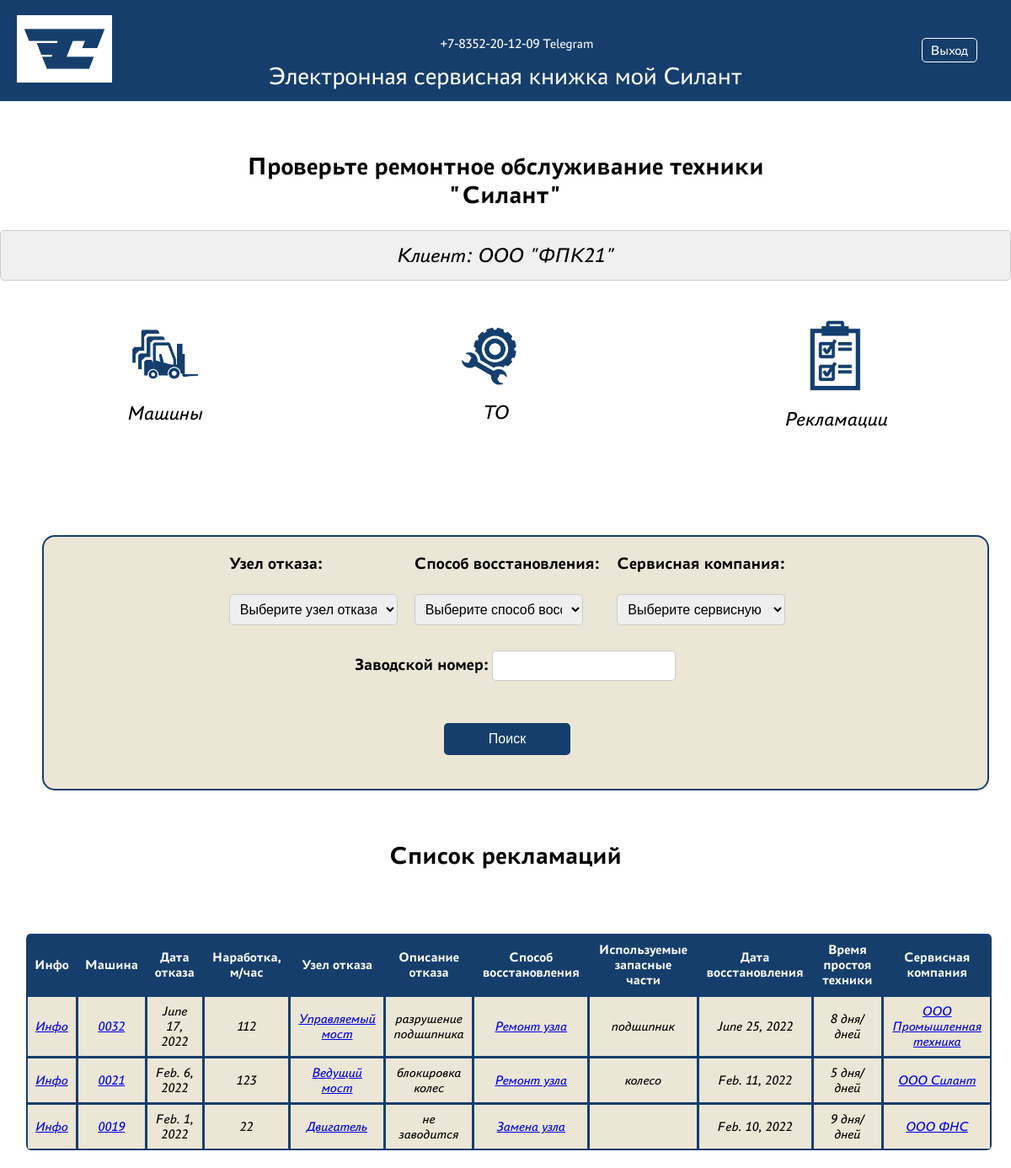
/reclamation/ (signed in), run on the app's committed database.
### Silant/silant_app/models.py (models this page shows, shortened)
class Client(models.Model):
    reference_entity = models.ForeignKey(ReferenceEntity, on_delete=models.CASCADE, verbose_name="Название справочника")
    name = models.CharField(max_length=255, verbose_name="Имя клиента")
    description = models.TextField(max_length=255, default="Клиент", verbose_name="Описание")
    user = models.OneToOneField(User, on_delete=models.CASCADE, verbose_name="Пользователь")

class Reclamation(models.Model):
    reference_entity = models.ForeignKey(ReferenceEntity, on_delete=models.CASCADE, verbose_name="Название справочника")
    failure_date = models.DateField(verbose_name="Дата отказа")
    operating_time = models.IntegerField(default=0, verbose_name="Наработка, м/час")
    failure_unit = models.ForeignKey(FailureUnit, on_delete=models.CASCADE, verbose_name="Узел отказа")
    failure_description = models.TextField(max_length=80, verbose_name="Описание отказа")
    repair_procedure = models.ForeignKey(RepairProcedure, on_delete=models.CASCADE, verbose_name="Способ восстановления")
    spare_parts = models.TextField(max_length=80, blank=True, verbose_name="Используемые запасные части")
    repair_date = models.DateField(verbose_name="Дата восстановления")
    nonuse_time = models.IntegerField(default=0, verbose_name="Время простоя техники")
    machine = models.ForeignKey(Machine, on_delete=models.CASCADE, verbose_name="Машина")
    service_department = models.ForeignKey(ServiceDepartment, on_delete=models.CASCADE, verbose_name="Сервисная компания")

class Machine(models.Model):
    reference_entity = models.ForeignKey(ReferenceEntity, on_delete=models.CASCADE, verbose_name="Название")
    model = models.ForeignKey(MachineModel, on_delete=models.CASCADE, verbose_name="Модель техники")
    serial_number = models.CharField(unique=True, max_length=255, verbose_name="Заводской № машины")
    engine_model = models.ForeignKey(EngineModel, on_delete=models.CASCADE, verbose_name="Модель двигателя")
    engine_serial_number = models.CharField(unique=True, max_length=255, verbose_name="Заводской № двигателя")
    transmission_model = models.ForeignKey(TransmissionModel, on_delete=models.CASCADE, verbose_name="Модель трансмиссии")
    transmission_serial_number = models.CharField(unique=True, max_length=255, verbose_name="Заводской № трансмиссии")
    drive_axle_model = models.ForeignKey(DriveAxleModel, on_delete=models.CASCADE, verbose_name="Модель ведущего моста")
    drive_axle_serial_number = models.CharField(max_length=255, verbose_name="Заводской № ведущего моста")
    steer_axle_model = models.ForeignKey(SteerAxleModel, on_delete=models.CASCADE, verbose_name="Модель управляемого моста")
    steer_axle_serial_number = models.CharField(max_length=255, verbose_name="Заводской № управляемого моста")
    delivery_contract = models.CharField(max_length=255, verbose_name="Договор поставки (№, дата)")
    shipment_date = models.DateField(verbose_name="Дата отгрузки с завода")
    client = models.ForeignKey(Client, on_delete=models.CASCADE, verbose_name="Клиент")
    end_user = models.CharField(max_length=255, verbose_name="Грузополучатель (конечный потребитель)")
    shipping_address = models.CharField(max_length=255, verbose_name="Адрес поставки (эксплуатации)")
    configuration = models.TextField(max_length=80, default="Стандарт", verbose_name="Комплектация (доп. опции)")
    service_department = models.ForeignKey(ServiceDepartment, on_delete=models.CASCADE, verbose_name="Сервисная компания")

class FailureUnit(models.Model):
    reference_entity = models.ForeignKey(ReferenceEntity, on_delete=models.CASCADE, verbose_name="Название справочника")
    name = models.CharField(max_length=255, verbose_name="Узел отказа")
    description = models.TextField(verbose_name="Описание")
    def __str__(self):
        return self.name

class RepairProcedure(models.Model):
    reference_entity = models.ForeignKey(ReferenceEntity, on_delete=models.CASCADE, verbose_name="Название справочника")
    name = models.CharField(max_length=255, verbose_name="Способ восстановления")
    description = models.TextField(verbose_name="Описание")
    def __str__(self):
        return self.name

class ServiceDepartment(models.Model):
    reference_entity = models.ForeignKey(ReferenceEntity, on_delete=models.CASCADE, verbose_name="Название справочника")
    name = models.CharField(max_length=255, verbose_name="Название")
    description = models.TextField(max_length=255, default="Сервисная компания", verbose_name="Описание")
    user = models.OneToOneField(User, on_delete=models.CASCADE, verbose_name="Пользователь")
    def __str__(self):
        return self.name

### Silant/silant_app/views.py (the view, shortened to what this page needs)
# urls.py: path('reclamation/', ReclamationListView.as_view(), name='reclamation-list'),
class ReclamationListView(ListView):
    model = Reclamation
    template_name = 'reclamation_list.html'
    context_object_name = 'reclamations'
    ordering = ['-failure_date']
    def get_queryset(self):
        user = self.request.user
        queryset = super().get_queryset()
        serial_number = self.request.GET.get('serial-number')
        if serial_number:
            queryset = queryset.filter(machine__serial_number__icontains=serial_number)
        if user.is_authenticated:
            if user.groups.filter(name='Manager').exists():
                return queryset
            elif user.groups.filter(name='Service').exists():
                return queryset.filter(service_department=user.servicedepartment)
            elif user.groups.filter(name='Client').exists():
                return queryset.filter(machine__client=user.client)
        return queryset.none()
    def get_context_data(self, **kwargs):
        context = super().get_context_data(**kwargs)
        user = self.request.user
        failure_units = None
        repair_procedures = None
        service_departments = None
        if user.is_authenticated:
            if user.groups.filter(name='Manager').exists():
                failure_units = FailureUnit.objects.all()
                repair_procedures = RepairProcedure.objects.all()
                service_departments = ServiceDepartment.objects.all()
            elif user.groups.filter(name='Client').exists():
                client = user.client
                client_machines = Machine.objects.filter(client=client)
                failure_units = FailureUnit.objects.filter(reclamation__machine__in=client_machines).distinct()
                repair_procedures = RepairProcedure.objects.filter(reclamation__machine__in=client_machines).distinct()
                service_departments = ServiceDepartment.objects.filter(reclamation__machine__in=client_machines).distinct()
        context['failure_units'] = failure_units
        context['repair_procedures'] = repair_procedures
        context['service_departments'] = service_departments
        if not context['reclamations']:
            context['search_message'] = "Данная рекламация не найдена"
        return context

### Silant/templates/reclamation_list.html (shortened to what this page needs)
{% extends 'flatpages/baseheader.html' %}
{% load static %}
{% block content %}
    <link rel="stylesheet" type="text/css" href="{% static 'css/styles.css' %}">
    <div class="comp">
        <h2 class="Text-comp">Проверьте ремонтное обслуживание техники <br/> "Силант"</h2>
    </div>
    <div class="user-info">
        {% if user.is_authenticated %}
            {% if user.groups.all %}
                {% for group in user.groups.all %}
                    {% if group.name == "Manager" %}
                        <p>Менеджер: {{ user.username }}</p>
                    {% elif group.name == "Service" %}
                        <p>Сервис: {{ user.servicedepartment.name }}</p>
                    {% elif group.name == "Client" %}
                        <p>Клиент: {{ user.client.name }}</p>
                    {% endif %}
                {% endfor %}
            {% endif %}
        {% endif %}
    </div>
    {% if user.is_authenticated %}
    <div class="navigation-links">
        <a href="{% url 'machine-list' %}">
            <img src="{% static 'images/machine.jpg' %}" alt="Машины">
            <p>Машины</p>
        </a>
        <a href="{% url 'maintenance-list' %}">
            <img src="{% static 'images/to.jpg' %}" alt="ТО">
            <p>ТО</p>
        </a>
        <a href="{% url 'reclamation-list' %}">
            <img src="{% static 'images/rec.jpg' %}" alt="Рекламации">
            <p>Рекламации</p>
        </a>
    </div>
    {% endif %}
    {% if user.is_authenticated %}
    <div class="search-container-max">
        <form action="" method="GET" class="search-form-max">
            <div class="search-item-row">
                <div class="search-item-max">
                    <label for="failure-unit">Узел отказа:</label>
                    <select name="failure-unit" id="failure-unit">
                        <option value="">Выберите узел отказа</option>
                    </select>
                </div>
                <div class="search-item-max">
                    <label for="repair-procedure">Способ восстановления:</label>
                    <select name="repair-procedure" id="repair-procedure">
                        <option value="">Выберите способ восстановления</option>
                    </select>
                </div>
                <div class="search-item-max">
                    <label for="service-department">Сервисная компания:</label>
                    <select name="service-department" id="service-department">
                        <option value="">Выберите сервисную компанию</option>
                    </select>
                </div>
            </div>
                <div class="search-item-single">
                    <label for="serial-number">Заводской номер:</label>
                    <input type="text" id="serial-number" name="serial-number">
                </div>
                <div class="search-item-max search-item-button">
                    <input type="submit" value="Поиск">
                </div>
            </form>
        </div>
        {% endif %}
    <div class="comp">
        <h2 class="Text-comp">Список рекламаций</h2>
    </div>
    <div id="search-results">
        <div class="table-container">
        <table border="1" id="reclamation-table">
            <thead>
                <tr>
                    <th>Инфо</th>
                    <th>Машина</th>
                    <th>Дата отказа</th>
                    <th>Наработка, м/час</th>
                    <th>Узел отказа</th>
                    <th>Описание отказа</th>
                    <th>Способ восстановления</th>
                    <th>Используемые запасные части</th>
                    <th>Дата восстановления</th>
                    <th>Время простоя техники</th>
                    <th>Сервисная компания</th>
                </tr>
            </thead>
            <tbody>
                {% for reclamation in reclamations %}
                    <tr>
                        <td><a href="{% url 'reclamation-detail' pk=reclamation.pk %}">Инфо</a></td>
                        <td><a href="{% url 'machine-detail' pk=reclamation.machine.pk %}">{{ reclamation.machine.serial_number }}</a></td>
                        <td>{{ reclamation.failure_date }}</td>
                        <td>{{ reclamation.operating_time }}</td>
                        <td><a href="{% url 'failureunit' pk=reclamation.failure_unit.pk %}">{{ reclamation.failure_unit }}</a></td>
                        <td>{{ reclamation.failure_description }}</td>
                        <td><a href="{% url 'repairprocedure' pk=reclamation.repair_procedure.pk %}">{{ reclamation.repair_procedure }}</a></td>
                        <td>{{ reclamation.spare_parts }}</td>
                        <td>{{ reclamation.repair_date }}</td>
                        <td>{{ reclamation.nonuse_time }} дня/дней</td>
                        <td><a href="{% url 'service-dep' pk=reclamation.service_department.pk %}">{{ reclamation.service_department }}</a></td>
                    </tr>
                {% endfor %}
            </tbody>
        </table>
        </div>
    </div>
{% endblock %}

### Silant/static/css/styles.css (style rules this page uses)
body { width: 100%; margin: 0; padding: 0; }
.table-container { overflow-x: auto; max-width: 100%; margin: 0 auto; padding: 20px; box-sizing: border-box; position: relative; border-radius: 15px; }
.table-container::after { content: ''; position: absolute; bottom: 0; left: 0; width: 100%; height: 10px; background: linear-gradient(to bottom, rgba(255, 255, 255, 0), #fff); }
table { border-radius: 7px; margin-left: 10px; max-width: 99%; margin-top: 30px; width: 100%; border-collapse: collapse; overflow: hidden; }
th, td { text-align: center; font-family: Astra-ital; padding: 8px; border-bottom: 3px solid #163E6C; border: 3px solid #163E6C; background-color: #EBE6D6; }
th { font-family: Astra-bold; background-color: #163E6C; color: white; text-align: center; }
.comp { font-family: Astra-bold; margin-top: 60px; text-align: center; }
.Text-comp { font-size: 30px; }
.user-info { font-family: Astra-ital; text-align: center; font-size: 25px; margin-top: 20px; padding: 10px; background-color: #f0f0f0; border: 1px solid #ccc; border-radius: 5px; }
.user-info p { margin: 5px 0; }
.navigation-links { display: flex; justify-content: space-around; align-items: center; margin-top: 40px; }
.navigation-links a { text-align: center; text-decoration: none; color: black; }
.navigation-links a img { width: 100px; height: auto; }
.navigation-links a p { font-family: Astra-ital; margin-top: 5px; font-size: 24px; }
.search-container-max { border-radius: 15px; margin-left: 50px; max-width: 90%; margin-top: 30px; padding: 20px; background-color:#EBE6D6; display: flex; flex-wrap: wrap; justify-content: center; border: 2px solid #163E6C; }
.search-container-max .search-form-max { display: flex; flex-direction: column; }
.search-container-max .search-item-row { display: flex; flex-wrap: wrap; }
.search-container-max .search-item-max { display: flex; flex-direction: column; margin-right: 20px; margin-bottom: 20px; }
.search-container-max label { font-family: Astra-bold; font-size: 20px; font-weight: bold; margin-bottom: 5px; }
.search-container-max select { margin-top: 20px; width: 200px; padding: 8px; border: 1px solid #ccc; border-radius: 5px; font-size: 16px; }
.search-container-max option { font-family: Astra-ital; }
.search-container-max input[type="text"] { font-family: Astra-ital; width: 200px; padding: 8px; border: 1px solid #ccc; border-radius: 5px; font-size: 16px; }
.search-container-max input[type="submit"] { margin: 50px auto 0 auto; padding: 10px 15px; width: 150px; max-width: 150px; background-color:#163E6C; color: white; border: none; border-radius: 5px; cursor: pointer; font-size: 16px; }
.search-container-max .search-item-single { text-align: center; align-items: center; margin-top: 10px; }

### data on the page
Reclamation: machine.serial_number "0032", failure_date "June 17, 2022", operating_time "112", failure_unit "Управляемый мост", failure_description "разрушение подшипника", repair_procedure "Ремонт узла", spare_parts "подшипник", repair_date "June 25, 2022", nonuse_time "8", service_department "ООО Промышленная техника"
Reclamation: machine.serial_number "0021", failure_date "Feb. 6, 2022", operating_time "123", failure_unit "Ведущий мост", failure_description "блокировка колес", repair_procedure "Ремонт узла", spare_parts "колесо", repair_date "Feb. 11, 2022", nonuse_time "5", service_department "ООО Силант"
Reclamation: machine.serial_number "0019", failure_date "Feb. 1, 2022", operating_time "22", failure_unit "Двигатель", failure_description "не заводится", repair_procedure "Замена узла", repair_date "Feb. 10, 2022", nonuse_time "9", service_department "ООО ФНС"

### other printed values
{{ user.client.name }} "ООО \"ФПК21\""
